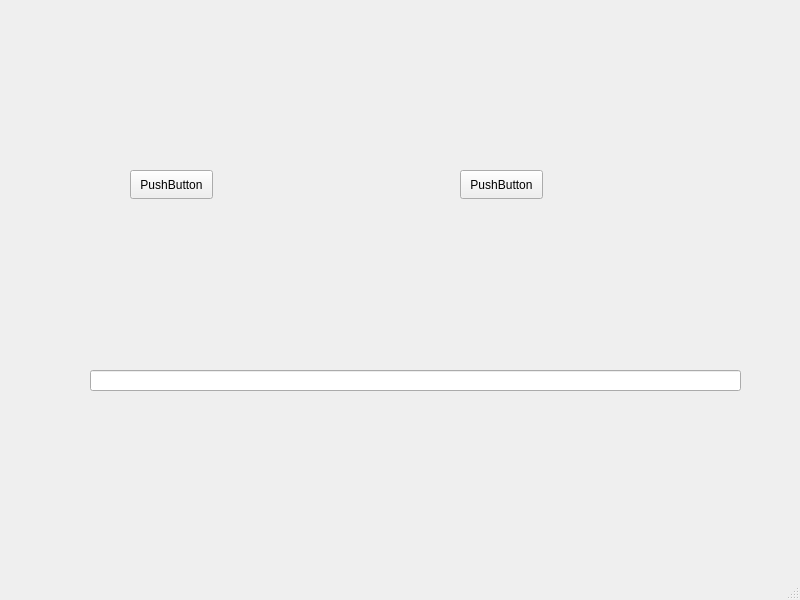
<?xml version="1.0" encoding="UTF-8"?>
<ui version="4.0">
 <class>MainWindow</class>
 <widget class="QMainWindow" name="MainWindow">
  <property name="geometry">
   <rect>
    <x>0</x>
    <y>0</y>
    <width>800</width>
    <height>600</height>
   </rect>
  </property>
  <property name="windowTitle">
   <string>MainWindow</string>
  </property>
  <widget class="QWidget" name="centralwidget">
   <widget class="QLineEdit" name="lineEdit">
    <property name="geometry">
     <rect>
      <x>90</x>
      <y>370</y>
      <width>651</width>
      <height>21</height>
     </rect>
    </property>
   </widget>
   <widget class="QPushButton" name="pushButton">
    <property name="geometry">
     <rect>
      <x>130</x>
      <y>170</y>
      <width>83</width>
      <height>29</height>
     </rect>
    </property>
    <property name="text">
     <string>PushButton</string>
    </property>
   </widget>
   <widget class="QPushButton" name="pushButton_2">
    <property name="geometry">
     <rect>
      <x>460</x>
      <y>170</y>
      <width>83</width>
      <height>29</height>
     </rect>
    </property>
    <property name="text">
     <string>PushButton</string>
    </property>
   </widget>
  </widget>
  <widget class="QMenuBar" name="menubar">
   <property name="geometry">
    <rect>
     <x>0</x>
     <y>0</y>
     <width>800</width>
     <height>25</height>
    </rect>
   </property>
  </widget>
  <widget class="QStatusBar" name="statusbar"/>
 </widget>
 <resources/>
 <connections/>
</ui>
